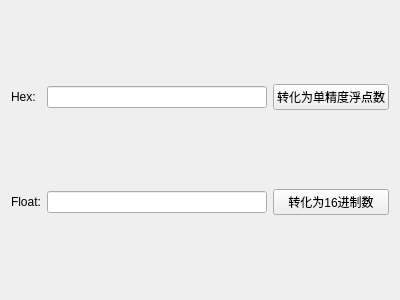
<?xml version="1.0" encoding="UTF-8"?>
<ui version="4.0">
 <class>FloatCvn</class>
 <widget class="QWidget" name="FloatCvn">
  <property name="geometry">
   <rect>
    <x>0</x>
    <y>0</y>
    <width>400</width>
    <height>300</height>
   </rect>
  </property>
  <property name="windowTitle">
   <string>Form</string>
  </property>
  <layout class="QGridLayout" name="gridLayout">
   <item row="0" column="0">
    <widget class="QLabel" name="label_2">
     <property name="text">
      <string>Hex:</string>
     </property>
    </widget>
   </item>
   <item row="0" column="1">
    <widget class="QLineEdit" name="HexLine"/>
   </item>
   <item row="0" column="2">
    <widget class="QPushButton" name="convFlaot">
     <property name="text">
      <string>转化为单精度浮点数</string>
     </property>
    </widget>
   </item>
   <item row="1" column="0">
    <widget class="QLabel" name="label">
     <property name="text">
      <string>Float:</string>
     </property>
    </widget>
   </item>
   <item row="1" column="1">
    <widget class="QLineEdit" name="FloatLine"/>
   </item>
   <item row="1" column="2">
    <widget class="QPushButton" name="convHex">
     <property name="text">
      <string>转化为16进制数</string>
     </property>
    </widget>
   </item>
  </layout>
 </widget>
 <resources/>
 <connections/>
</ui>
